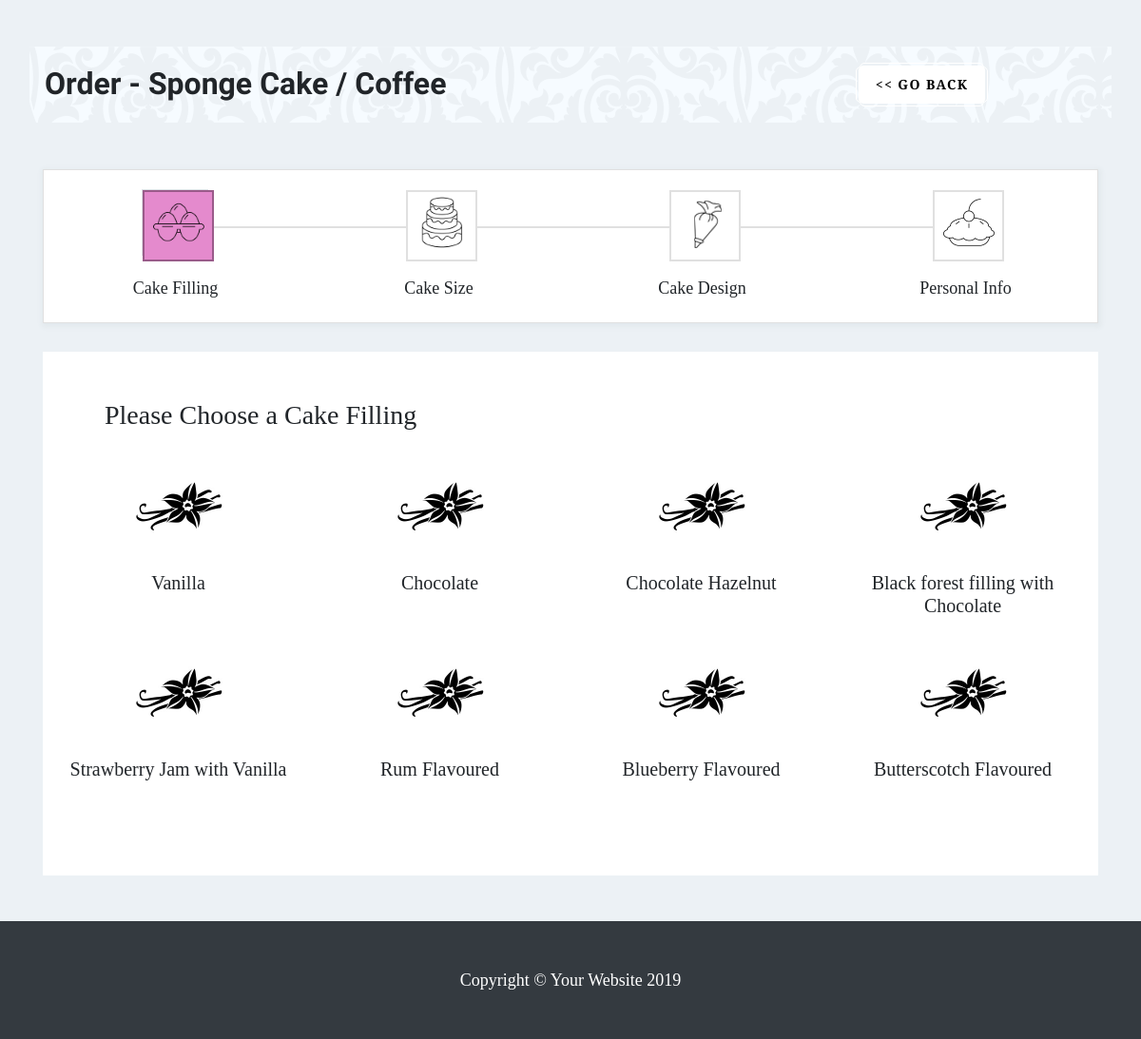
Page /order-flavour.php?flavour_id=10 on the committed database.
### tables this page shows
CREATE TABLE `flavours` (
  `id` int(10) UNSIGNED NOT NULL,
  `parent_id` int(10) DEFAULT NULL,
  `name` varchar(100) NOT NULL,
  `slug` varchar(100) NOT NULL,
  `image` varchar(100) NOT NULL,
  `created_at` timestamp NOT NULL DEFAULT CURRENT_TIMESTAMP ON UPDATE CURRENT_TIMESTAMP
);

CREATE TABLE `fillings` (
  `id` int(10) UNSIGNED NOT NULL,
  `name` varchar(100) NOT NULL,
  `slug` varchar(100) NOT NULL,
  `image` varchar(100) DEFAULT NULL,
  `created_at` timestamp NOT NULL DEFAULT CURRENT_TIMESTAMP ON UPDATE CURRENT_TIMESTAMP
);

### inc/class.crud.php (called while the page is built, shortened)
<?php
    include_once 'config.php';
    class Product
    {
        public function __construct()
        {
            try {
                $this->con = new Database();
                $this->con = $this->con->dbConnection();
            } catch (Exception $e) {
                die("Error:" . $e->getMessage());
            }
        }
        public function checkHasParent($id,$table){
            $sql = "SELECT parent_id FROM $table WHERE id = :id";
            $stmt = $this->con->prepare($sql);
            $stmt->execute(array(':id' => $id));
            $result = $stmt->fetch(PDO::FETCH_ASSOC);
            $parent = $result['parent_id'];
            return $parent;
        }
    }
    class Flavour
    {
        public function __construct()
        {
            try {
                $this->con = new Database();
                $this->con = $this->con->dbConnection();
            } catch (Exception $e) {
                die("Error:" . $e->getMessage());
            }
        }
        function viewFlavourInfo($flavour_id) {
            $product = new Product();
            $has_parent = $product->checkHasParent($flavour_id,'flavours');
            if($has_parent == null){
                $sql = "SELECT * FROM flavours WHERE id = :flavour_id";
            } else {
                $sql = "SELECT f1.id as childID, f1.name as ChildName, f2.id as parentID, f2.name as ParentName
                        FROM flavours f1
                        JOIN flavours f2
                        ON f1.parent_id = f2.id
                        WHERE f1.id = :flavour_id";
            }
            $stmt = $this->con->prepare($sql);
            $stmt->execute(array(':flavour_id' => $flavour_id));
            $results = $stmt->fetch(PDO::FETCH_ASSOC);
            if ($results) {
                return $results;
            }
        }
    }
    class Filling
    {
        public function __construct()
        {
            try {
                $this->con = new Database();
                $this->con = $this->con->dbConnection();
            } catch (Exception $e) {
                die("Error:" . $e->getMessage());
            }
        }
        function viewFillingByFlavour($flavour_id) {
            $sql = "SELECT fi.*
            FROM fillings AS fi
            LEFT JOIN flavour_filling AS ff
            ON fi.id = ff.filling_id
            LEFT JOIN flavours AS fl
            ON ff.flavour_id = fl.id
            WHERE fl.id = :flavour_id";
            $stmt = $this->con->prepare($sql);
            $stmt->execute(array(':flavour_id' => $flavour_id));
            $results = $stmt->fetchAll(PDO::FETCH_ASSOC);
            if ($results) {
                return $results;
            }
        }
    }

### inc/config.php (called while the page is built, shortened)
<?php
class Database
{
    private $host = "localhost";
    private $db_name = "dct";
	private $username = "root";
    private $password = "";
    public function dbConnection()
	{
	    $this->conn = null;
        try
		{
            $this->conn = new PDO("mysql:host=" . $this->host . ";dbname=" . $this->db_name, $this->username, $this->password);
			$this->conn->setAttribute(PDO::ATTR_ERRMODE, PDO::ERRMODE_EXCEPTION);
        }
		catch(PDOException $exception)
		{
            echo "Connection error: " . $exception->getMessage();
        }
        return $this->conn;
    }
}
?>

### order-flavour.php (the view, shortened to what this page needs)
<?php
	require_once 'inc/config.php';
	require_once 'inc/class.crud.php';
	$flavours = new Flavour();
	$flavour_details = $flavours->viewFlavourInfo($_GET['flavour_id']);
	extract($flavour_details);
	$product = new Product();
	$has_parent = $product->checkHasParent($_GET['flavour_id'],'flavours');
	$fillings = new Filling();
	$filling_details = $fillings->viewFillingByFlavour($_GET['flavour_id']);
?>
<!DOCTYPE html>
<html lang="en">
<head>
	<?php include('layout-header.php');?>
	<link href="vendor/datepicker/css/gijgo.min.css" rel="stylesheet" type="text/css" />
</head>
<body class="order-cake">
	<div class="container cake-designs my-5" id="order-design">
		<div class="row">
			<div class="col-lg-9">
				<?php if($has_parent == null){ ?>
					<h1>Order - <?php echo $name; ?></h1>
				<?php } else { ?>
				<h1>Order - <?php echo $ParentName . ' / '. $ChildName; ?></h1>
				<?php } ?>
			</div>
			<div class="col-lg-3">
				<a href="javascript:history.go(-1)" class="btn main-btn"><< GO BACK</a>
			</div>
		</div>
	</div>
	<div class="container my-5">
		<div class="row">
			<div class="col-lg-12 mx-auto d-block">
				<form class="form cf cake-flavours" id="order-flavour-form" method="post" action="inc/submit.php">
                    <div class="wizard">
                        <div class="wizard-inner">
                            <div class="connecting-line"></div>
                            <ul class="nav nav-tabs" role="tablist">
                                <li role="presentation" class="nav-item text-center mx-auto">
                                    <a href="#step1" data-toggle="tab" aria-controls="step1" role="tab" title="Step 1" class="nav-link active">
										<span class="round-tab">
											<img src="img/step-2b.png">
										</span>
									</a>
									<p> Cake Filling</p>
                                </li>
                                <li role="presentation" class="nav-item text-center mx-auto">
                                    <a href="#step2" data-toggle="tab" aria-controls="step2" role="tab" title="Step 2" class="nav-link disabled">
										<span class="round-tab">
											<img src="img/step-3b.png">
										</span>
									</a>
									<p> Cake Size</p>
                                </li>
                                <li role="presentation" class="nav-item text-center mx-auto">
                                    <a href="#step3" data-toggle="tab" aria-controls="step3" role="tab" title="Step 3" class="nav-link disabled">
										<span class="round-tab">
											<img src="img/step-6b.png">
										</span>
									</a>
									<p> Cake Design</p>
                                </li>
                                <li role="presentation" class="nav-item text-center mx-auto">
                                    <a href="#step4" data-toggle="tab" aria-controls="step4" role="tab" title="Step 4" class="nav-link disabled">
										<span class="round-tab">
											<img src="img/step-4b.png">
										</span>
									</a>
									<p> Personal Info</p>
                                </li>
                            </ul>
                        </div>
                        <div class="tab-content">
							<div class="tab-pane active" role="tabpanel" id="step1">
								<h3 class="text-md-left pb-4">Please Choose a Cake Filling</h3>
                                <div class="row">
									<?php foreach ($filling_details as $row) { ?>
										<div class="col-lg-3 mb-4">
											<label class="img-label mx-auto d-block">
												<img class="card-img-top img-fluid mx-auto d-block" src="img/cake-fillings/<?php echo $row['image'];?>" alt="" style="width: 100px;">
												<h5 class="pt-3 m-0 text-center"><?php echo $row['name'];?></h4>
											</label>
										</div>
									<?php } ?>
								</div>
                                <ul class="list-inline text-md-left sub-cr">
								</ul>
                            </div>
                        </div>
                    </div>
                </form>
			</div>
		</div>
	</div>
	<?php include('footer.php'); ?>
</body>
</html>

### css/style.css (style rules this page uses)
body { padding-top: 0px !important; font-family: 'EB Garamond', serif; }
h1 { font-family: 'Dancing Script', cursive; font-weight: 700; line-height: 46px; font-size: 42px; margin: 0 0 23px 0; }
p { font-family: 'EB Garamond', serif; font-size: 18px; line-height: 28px; margin: 0 0 23px 0; }
a { text-decoration: none; }
.main-btn { -webkit-backface-visibility: hidden; position: relative; border-radius: 5px; text-align: center; stroke: #fff; color: #000; font-family: 'EB Garamond', serif; font-size: 14px; font-weight: bold; text-transform: uppercase; -webkit-transition: background 250ms linear; transition: background 250ms linear; z-index: 1; display: inline-block; margin: 4px; background: #FFF; padding: .6em 1.2em; letter-spacing: .1em; }
.main-btn:before { -webkit-transition: 250ms linear; transition: 250ms linear; -webkit-backface-visibility: hidden; content: ''; position: absolute; left: 0; top: 0; z-index: 1; width: 100%; height: 100%; z-index: 1; border: 1px solid #FFF; border-radius: 5px; width: calc(100% + 8px); -webkit-transform: translate(-4px, 0); -moz-transform: translate(-4px, 0); -ms-transform: translate(-4px, 0); -o-transform: translate(-4px, 0); transform: translate(-4px, 0); }
.main-btn:after { -webkit-transition: 250ms linear; transition: 250ms linear; -webkit-backface-visibility: hidden; content: ''; position: absolute; left: 0; top: 0; z-index: 1; width: 100%; height: 100%; z-index: 1; border: 1px solid #FFF; border-radius: 5px; height: calc(100% + 8px); -webkit-transform: translate(0, -4px); -moz-transform: translate(0, -4px); -ms-transform: translate(0, -4px); -o-transform: translate(0, -4px); transform: translate(0, -4px); }
.order-cake { background: #ecf1f5; }
.cake-designs { background: #f6fbff url('../img/cake-bg-small.png'); margin-top: 45px; padding-top: 1px; padding: 1rem; border: 1px solid #ecf1f5; }
.cake-designs h1 { font-size: 2rem; margin-bottom: 0; }
.cake-flavours .img-label [type=radio] + img { cursor: pointer; }
.cake-flavours .nav-tabs { border-bottom: 0px; border-top: 0px; }
.cake-flavours .nav-tabs .nav-item.show .nav-link, .cake-flavours .nav-tabs .nav-link.active { border-color: #dee2e6; border-radius: 0; }
#order-design { padding: 1rem; }
#order-design h1 { font-size: 2rem; margin: 0; }
.wizard { margin: 0 auto; }
.wizard .nav-tabs { background: #fff; position: relative; margin: 0 auto; margin-bottom: 30px; border: 1px solid #e0e0e0; box-shadow:1px 2px 5px 2px rgba(191, 198, 206, 0.2); }
.wizard > div.wizard-inner { position: relative; }
.connecting-line { height: 2px; background: #e0e0e0; position: absolute; width: 80%; margin: 0 auto; left: 0; right: 0; top: 37%; z-index: 1; }
span.round-tab { width: 75px; height: 75px; line-height: 60px; display: inline-block; border-radius: 0px; background: #fff; border: 2px solid #e0e0e0; z-index: 2; position: absolute; left: 0; text-align: center; font-size: 25px; }
.wizard li a.active span.round-tab { background: #e48acd; border: 2px solid #9a5b8a; }
.wizard .nav-tabs > li { width: 19%; }
.wizard li a:after { content: " "; position: relative; left: 46%; top: -20px; opacity: 0; margin: 0 auto; bottom: 0px; border: 5px solid transparent; border-bottom-color: #5bc0de; transition: 0.1s ease-in-out; }
.wizard .nav-tabs > li a { width: 70px; height: 70px; margin: 20px auto; border-radius: 100%; padding: 0; position: relative; }
.wizard .tab-content { background: #fff; padding: 20px; }
.wizard .tab-pane { position: relative; padding-top: 30px; }
.wizard h3 { margin-top: 0; margin-left: 45px; }
.sub-cr { padding: 1rem 3rem; }

### rows in the picture
flavours: flavours.name "Sponge Cake", name "Coffee"
fillings: image (picture), name "Vanilla"
fillings: image (picture), name "Chocolate"
fillings: image (picture), name "Chocolate Hazelnut"
fillings: image (picture), name "Black forest filling with Chocolate"
fillings: image (picture), name "Strawberry Jam with Vanilla"
fillings: image (picture), name "Rum Flavoured"
fillings: image (picture), name "Blueberry Flavoured"
fillings: image (picture), name "Butterscotch Flavoured"
